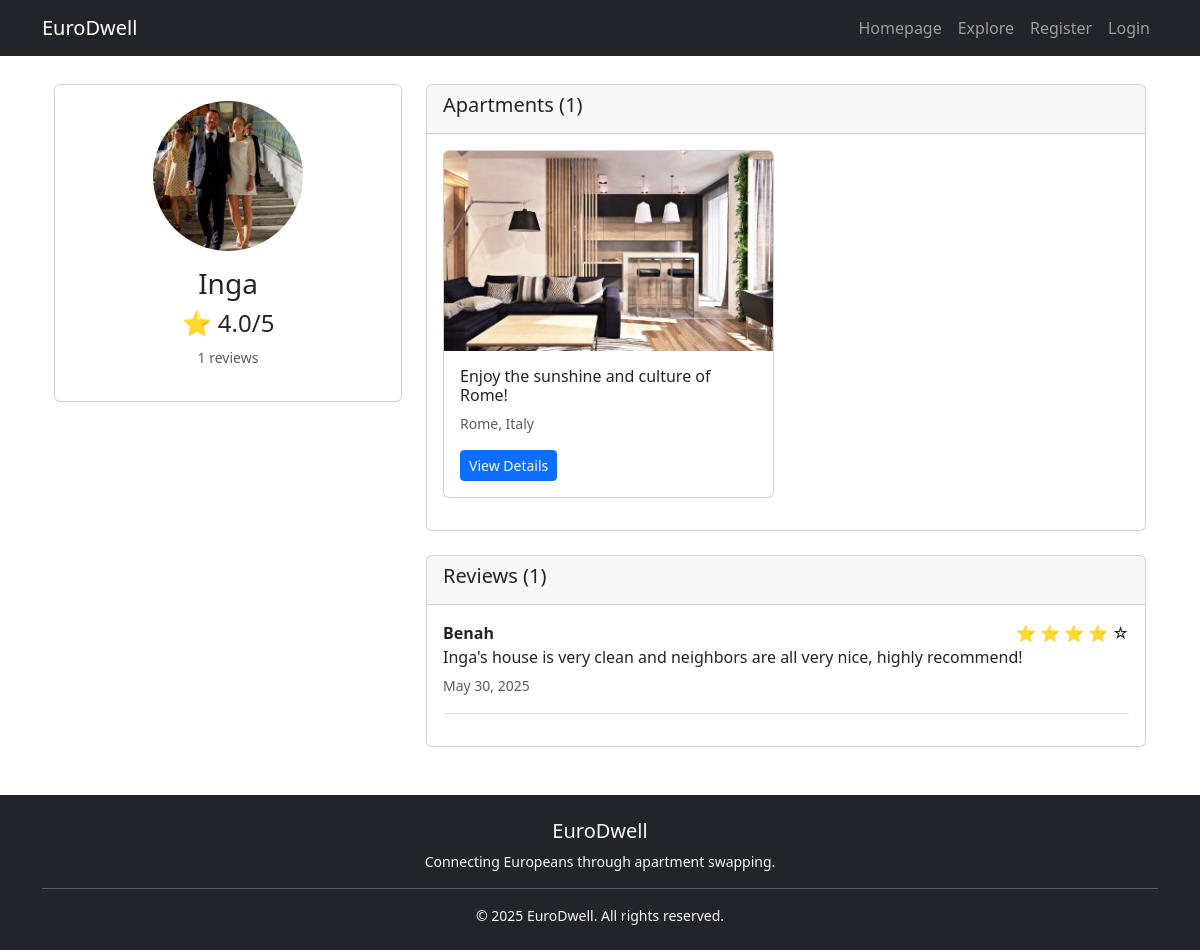
The app's page /user/5/ with its own data.
### app/models.py (models this page shows, shortened)
class Profile(models.Model):
    user = models.OneToOneField(User, on_delete=models.CASCADE)
    bio = models.TextField(blank=True)
    phone_number = models.CharField(max_length=20, blank=True)
    email_notifications = models.BooleanField(default=False)
    sms_notifications = models.BooleanField(default=False)
    avatar = models.ImageField(upload_to='profile_pics/', null=True, blank=True)
    def average_rating(self):
        reviews = Review.objects.filter(reviewee=self.user)
        if reviews:
            return round(sum(review.rating for review in reviews) / len(reviews), 1)
        return 0
    def total_reviews(self):
        return Review.objects.filter(reviewee=self.user).count()

class Review(models.Model):
    reviewer = models.ForeignKey(User, on_delete=models.CASCADE)
    reviewee = models.ForeignKey(User, on_delete=models.CASCADE, related_name="received_reviews")
    rating = models.IntegerField(choices=[(i, i) for i in range(1, 6)])  # 1 to 5 stars
    comment = models.TextField()
    created_at = models.DateTimeField(auto_now_add=True)

class Apartment(models.Model):
    user = models.ForeignKey(User, on_delete=models.CASCADE)
    title = models.CharField(max_length=200)
    description = models.TextField()
    country = models.CharField(max_length=100,default='Norway')
    city = models.CharField(max_length=100,default='Oslo')
    bedrooms = models.IntegerField(default=1)
    bathrooms = models.IntegerField(default=1)
    shared_bathroom = models.BooleanField(default=False)
    shared_kitchen = models.BooleanField(default=False)
    available_from = models.DateField(default=date.today)
    available_until = models.DateField(default=default_available_until)
    created_at = models.DateTimeField(auto_now_add=True)
    updated_at = models.DateTimeField(auto_now=True)
    @property
    def location(self):
        return f"{self.city}, {self.country}"

class ApartmentImage(models.Model):
    apartment = models.ForeignKey(Apartment, related_name='images', on_delete=models.CASCADE)
    image = models.ImageField(upload_to='apartments/')
    uploaded_at = models.DateTimeField(auto_now_add=True)

### app/views.py (the view)
# urls.py: path('user/<int:user_id>/', views.user_profile_view, name='user_profile'),
def user_profile_view(request, user_id):
    profile_user = get_object_or_404(User, id=user_id)
    profile, created = Profile.objects.get_or_create(user=profile_user)
    user_apartments = Apartment.objects.filter(user=profile_user)
    reviews = Review.objects.filter(reviewee=profile_user).order_by('-created_at')
    context = {
        'profile_user': profile_user,
        'profile': profile,
        'user_apartments': user_apartments,
        'reviews': reviews,
    }
    return render(request, 'user_profile.html', context)

### app/context_processors.py (called while the page is built)
def unread_message_count(request):
    if request.user.is_authenticated:
        count = Message.objects.filter(receiver=request.user, is_read=False).count()
        return {'unread_message_count': count}
    return {}

def pending_swap_requests_count(request):
    if request.user.is_authenticated:
        count = SwapRequest.objects.filter(
            apartment_requested__user=request.user,
            status='Pending'
        ).count()
        return {'pending_swap_requests_count': count}
    return {}

### app/templates/user_profile.html (shortened to what this page needs)
{% extends 'base.html' %}
{% block content %}
<div class="container">
    <div class="row">
        <div class="col-md-4">
            <div class="card">
                <div class="card-body text-center">
                    {% if profile.avatar %}
                        <img src="{{ profile.avatar.url }}" class="rounded-circle mb-3" width="150" height="150" alt="Profile Picture">
                    {% else %}
                        <div class="bg-secondary rounded-circle mx-auto mb-3 d-flex align-items-center justify-content-center" style="width: 150px; height: 150px;">
                            <i class="fas fa-user text-white fa-4x"></i>
                        </div>
                    {% endif %}
                    <h3>{{ profile_user.first_name|default:profile_user.username }}</h3>
                    <div class="rating mb-3">
                        <h4>⭐ {{ profile.average_rating }}/5</h4>
                        <small class="text-muted">{{ profile.total_reviews }} reviews</small>
                    </div>
                </div>
            </div>
        </div>
        <div class="col-md-8">
            <div class="card mb-4">
                <div class="card-header">
                    <h5>Apartments ({{ user_apartments.count }})</h5>
                </div>
                <div class="card-body">
                    {% if user_apartments %}
                        <div class="row">
                            {% for apartment in user_apartments %}
                                <div class="col-md-6 mb-3">
                                    <div class="card">
                                        {% if apartment.images.first %}
                                            <img src="{{ apartment.images.first.image.url }}" class="card-img-top" style="height: 200px; object-fit: cover;" alt="Apartment">
                                        {% endif %}
                                        <div class="card-body p-3">
                                            <h6 class="card-title">{{ apartment.title }}</h6>
                                            <p class="card-text small text-muted">{{ apartment.location }}</p>
                                            <a href="{% url 'apartment_details' apartment.id %}" class="btn btn-sm btn-primary">View Details</a>
                                        </div>
                                    </div>
                                </div>
                            {% endfor %}
                        </div>
                    {% else %}
                        <p class="text-muted">No apartments listed yet.</p>
                    {% endif %}
                </div>
            </div>
            <div class="card">
                <div class="card-header">
                    <h5>Reviews ({{ reviews.count }})</h5>
                </div>
                <div class="card-body">
                    {% if reviews %}
                        {% for review in reviews %}
                            <div class="mb-3 pb-3 border-bottom">
                                <div class="d-flex justify-content-between">
                                    <strong>{{ review.reviewer.first_name|default:review.reviewer.username }}</strong>
                                    <div>
                                        {% for i in "12345" %}
                                            {% if forloop.counter <= review.rating %}⭐{% else %}☆{% endif %}
                                        {% endfor %}
                                    </div>
                                </div>
                                <p class="mb-1">{{ review.comment }}</p>
                                <small class="text-muted">{{ review.created_at|date:"M d, Y" }}</small>
                            </div>
                        {% endfor %}
                    {% else %}
                        <p class="text-muted">No reviews yet.</p>
                    {% endif %}
                </div>
            </div>
        </div>
    </div>
</div>
{% endblock %}

### records on screen
Profile: avatar (picture), average_rating "4.0", total_reviews "1"
Apartment: images.first.image (picture), title "Enjoy the sunshine and culture of Rome!", location "Rome, Italy"
Review: reviewer.first_name "Benah", comment "Inga's house is very clean and neighbors are all very nice, highly recommend!", created_at "May 30, 2025"

### other values on screen
{{ profile_user.first_name|default:profile_user.username }} "Inga"
{{ user_apartments.count }} "1"
{{ reviews.count }} "1"
